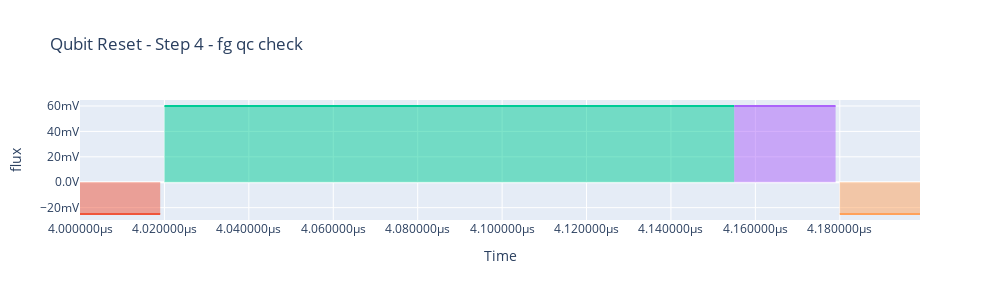

Notebook code cell kept with this figure:
### Code cell
# step 4

sched = Schedule("Qubit Reset - Step 4 - fg qc check")

readout_clock = ClockResource(name="q0.ro", freq=0e9)
sched.add_resource(readout_clock)

# qc_offset = -10
# qc_duration = 0.06e-6
# cr_duration = 0.25e-6
# amp = duration / target_duration* offset
start = sched.add(IdlePulse(duration=4e-6))

qc_t = 20e-9
qc_amp = -0.025

sched.add(
    RampPulse(offset=qc_amp, amp=0, duration=qc_t, port="flux", clock="q0.ro")
)

# for f state
qc_t = 135e-9
qc_amp = 0.06

sched.add(
    RampPulse(offset=qc_amp, amp=0, duration=qc_t, port="flux", clock="q0.ro")
)

# for f state
qc_t = 25e-9
qc_amp = 0.06

sched.add(
    RampPulse(offset=qc_amp, amp=0, duration=qc_t, port="flux", clock="q0.ro")
)

qc_t = 20e-9
qc_amp = -0.025

sched.add(
    RampPulse(offset=qc_amp, amp=0, duration=qc_t, port="flux", clock="q0.ro")
)

comp_sched = device_compiler.compile(sched)
comp_sched.plot_pulse_diagram(plot_backend="plotly")

### Figure 1 — Plotly figure (JSON) as saved in the notebook; plotly's stock layout.template omitted (floating-point values rounded to 4 significant figures; data arrays with more than 128 entries replaced by an {"elided": "..."} marker saying what was removed)
{"data": [{"fill": "tozeroy", "hoverinfo": "x+y+name", "hoverlabel": {"namelength": -1}, "legendgroup": "1", "line": {"color": "#EF553B"}, "mode": "lines", "name": "RampPulse, clock: q0.ro", "showlegend": true, "type": "scatter", "x": [4e-06, 4.001e-06, 4.002e-06, 4.003e-06, 4.004e-06, 4.005e-06, 4.006e-06, 4.007e-06, 4.008e-06, 4.009e-06, 4.01e-06, 4.011e-06, 4.012e-06, 4.013e-06, 4.014e-06, 4.015e-06, 4.016e-06, 4.017e-06, 4.018e-06, 4.019e-06], "xaxis": "x", "y": [-0.025, -0.025, -0.025, -0.025, -0.025, -0.025, -0.025, -0.025, -0.025, -0.025, -0.025, -0.025, -0.025, -0.025, -0.025, -0.025, -0.025, -0.025, -0.025, -0.025], "yaxis": "y"}, {"fill": "tozeroy", "hoverinfo": "x+y+name", "hoverlabel": {"namelength": -1}, "legendgroup": "2", "line": {"color": "#00CC96"}, "mode": "lines", "name": "RampPulse, clock: q0.ro", "showlegend": true, "type": "scatter", "x": {"elided": "136 float values"}, "xaxis": "x", "y": {"elided": "136 float values"}, "yaxis": "y"}, {"fill": "tozeroy", "hoverinfo": "x+y+name", "hoverlabel": {"namelength": -1}, "legendgroup": "3", "line": {"color": "#AB63FA"}, "mode": "lines", "name": "RampPulse, clock: q0.ro", "showlegend": true, "type": "scatter", "x": [4.155e-06, 4.156e-06, 4.157e-06, 4.158e-06, 4.159e-06, 4.16e-06, 4.161e-06, 4.162e-06, 4.163e-06, 4.164e-06, 4.165e-06, 4.166e-06, 4.167e-06, 4.168e-06, 4.169e-06, 4.17e-06, 4.171e-06, 4.172e-06, 4.173e-06, 4.174e-06, 4.175e-06, 4.176e-06, 4.177e-06, 4.178e-06, 4.179e-06], "xaxis": "x", "y": [0.06, 0.06, 0.06, 0.06, 0.06, 0.06, 0.06, 0.06, 0.06, 0.06, 0.06, 0.06, 0.06, 0.06, 0.06, 0.06, 0.06, 0.06, 0.06, 0.06, 0.06, 0.06, 0.06, 0.06, 0.06], "yaxis": "y"}, {"fill": "tozeroy", "hoverinfo": "x+y+name", "hoverlabel": {"namelength": -1}, "legendgroup": "4", "line": {"color": "#FFA15A"}, "mode": "lines", "name": "RampPulse, clock: q0.ro", "showlegend": true, "type": "scatter", "x": [4.18e-06, 4.181e-06, 4.182e-06, 4.183e-06, 4.184e-06, 4.185e-06, 4.186e-06, 4.187e-06, 4.188e-06, 4.189e-06, 4.19e-06, 4.191e-06, 4.192e-06, 4.193e-06, 4.194e-06, 4.195e-06, 4.196e-06, 4.197e-06, 4.198e-06, 4.199e-06], "xaxis": "x", "y": [-0.025, -0.025, -0.025, -0.025, -0.025, -0.025, -0.025, -0.025, -0.025, -0.025, -0.025, -0.025, -0.025, -0.025, -0.025, -0.025, -0.025, -0.025, -0.025, -0.025], "yaxis": "y"}], "layout": {"height": 300, "showlegend": false, "title": {"text": "Qubit Reset - Step 4 - fg qc check"}, "width": 1000, "xaxis": {"anchor": "y", "domain": [0, 1], "hoverformat": ".3s", "showgrid": true, "tickformat": ".2s", "tickformatstops": [{"dtickrange": [null, 1e-09], "value": ".10s"}, {"dtickrange": [1e-09, 1e-06], "value": ".7s"}, {"dtickrange": [1e-06, 0.001], "value": ".4s"}], "ticksuffix": "s", "title": {"text": "Time"}}, "yaxis": {"anchor": "x", "autorange": true, "domain": [0, 1], "hoverformat": ".3s", "tickformat": ".2s", "ticksuffix": "V", "title": {"text": "flux"}}}}
